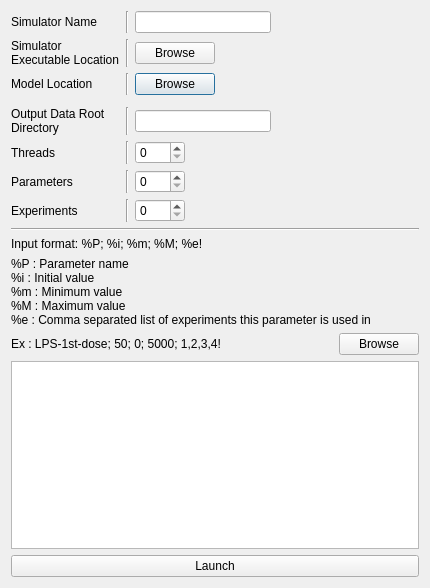
<?xml version="1.0" encoding="UTF-8"?>
<ui version="4.0">
 <class>NewParamSynthJob</class>
 <widget class="QDialog" name="NewParamSynthJob">
  <property name="geometry">
   <rect>
    <x>0</x>
    <y>0</y>
    <width>430</width>
    <height>588</height>
   </rect>
  </property>
  <property name="windowTitle">
   <string>New paramsynth Job</string>
  </property>
  <layout class="QVBoxLayout" name="verticalLayout_2">
   <item>
    <layout class="QGridLayout" name="gridLayout">
     <item row="3" column="1">
      <widget class="Line" name="line_4">
       <property name="orientation">
        <enum>Qt::Vertical</enum>
       </property>
      </widget>
     </item>
     <item row="1" column="1">
      <widget class="Line" name="line_9">
       <property name="orientation">
        <enum>Qt::Vertical</enum>
       </property>
      </widget>
     </item>
     <item row="7" column="1">
      <widget class="Line" name="line_8">
       <property name="orientation">
        <enum>Qt::Vertical</enum>
       </property>
      </widget>
     </item>
     <item row="7" column="0">
      <widget class="QLabel" name="label_4">
       <property name="text">
        <string>Experiments</string>
       </property>
      </widget>
     </item>
     <item row="5" column="1">
      <widget class="Line" name="line_6">
       <property name="orientation">
        <enum>Qt::Vertical</enum>
       </property>
      </widget>
     </item>
     <item row="5" column="0">
      <widget class="QLabel" name="label_2">
       <property name="text">
        <string>Threads</string>
       </property>
      </widget>
     </item>
     <item row="2" column="2">
      <widget class="QPushButton" name="pushButton_3">
       <property name="maximumSize">
        <size>
         <width>80</width>
         <height>16777215</height>
        </size>
       </property>
       <property name="text">
        <string>Browse</string>
       </property>
      </widget>
     </item>
     <item row="6" column="1">
      <widget class="Line" name="line_7">
       <property name="orientation">
        <enum>Qt::Vertical</enum>
       </property>
      </widget>
     </item>
     <item row="4" column="0">
      <widget class="QLabel" name="label_9">
       <property name="text">
        <string>Output Data Root
Directory</string>
       </property>
      </widget>
     </item>
     <item row="4" column="2">
      <widget class="QLineEdit" name="lineEdit_2"/>
     </item>
     <item row="0" column="0">
      <widget class="QLabel" name="label">
       <property name="text">
        <string>Simulator Name</string>
       </property>
      </widget>
     </item>
     <item row="6" column="2">
      <widget class="QSpinBox" name="spinBox_2">
       <property name="maximumSize">
        <size>
         <width>50</width>
         <height>16777215</height>
        </size>
       </property>
      </widget>
     </item>
     <item row="6" column="0">
      <widget class="QLabel" name="label_3">
       <property name="text">
        <string>Parameters</string>
       </property>
      </widget>
     </item>
     <item row="7" column="2">
      <widget class="QSpinBox" name="spinBox_3">
       <property name="maximumSize">
        <size>
         <width>50</width>
         <height>16777215</height>
        </size>
       </property>
       <property name="maximum">
        <number>500</number>
       </property>
      </widget>
     </item>
     <item row="0" column="3">
      <spacer name="horizontalSpacer">
       <property name="orientation">
        <enum>Qt::Horizontal</enum>
       </property>
       <property name="sizeHint" stdset="0">
        <size>
         <width>40</width>
         <height>20</height>
        </size>
       </property>
      </spacer>
     </item>
     <item row="1" column="2">
      <widget class="QPushButton" name="pushButton_4">
       <property name="maximumSize">
        <size>
         <width>80</width>
         <height>16777215</height>
        </size>
       </property>
       <property name="text">
        <string>Browse</string>
       </property>
      </widget>
     </item>
     <item row="2" column="0">
      <widget class="QLabel" name="label_7">
       <property name="text">
        <string>Model Location</string>
       </property>
      </widget>
     </item>
     <item row="1" column="0">
      <widget class="QLabel" name="label_10">
       <property name="text">
        <string>Simulator
Executable Location</string>
       </property>
      </widget>
     </item>
     <item row="2" column="1">
      <widget class="Line" name="line_3">
       <property name="orientation">
        <enum>Qt::Vertical</enum>
       </property>
      </widget>
     </item>
     <item row="4" column="1">
      <widget class="Line" name="line_5">
       <property name="orientation">
        <enum>Qt::Vertical</enum>
       </property>
      </widget>
     </item>
     <item row="0" column="2">
      <widget class="QLineEdit" name="lineEdit_3"/>
     </item>
     <item row="0" column="1">
      <widget class="Line" name="line_2">
       <property name="orientation">
        <enum>Qt::Vertical</enum>
       </property>
      </widget>
     </item>
     <item row="5" column="2">
      <widget class="QSpinBox" name="spinBox">
       <property name="maximumSize">
        <size>
         <width>50</width>
         <height>16777215</height>
        </size>
       </property>
       <property name="suffix">
        <string/>
       </property>
       <property name="prefix">
        <string comment="Thread" extracomment="Thread"/>
       </property>
      </widget>
     </item>
     <item row="0" column="4">
      <widget class="QLabel" name="label_12">
       <property name="text">
        <string/>
       </property>
       <property name="pixmap">
        <pixmap>../build-paramsynthgui-Desktop-Debug/Space-Plant-icon.png</pixmap>
       </property>
      </widget>
     </item>
    </layout>
   </item>
   <item>
    <widget class="Line" name="line">
     <property name="orientation">
      <enum>Qt::Horizontal</enum>
     </property>
    </widget>
   </item>
   <item>
    <widget class="QLabel" name="label_5">
     <property name="text">
      <string>Input format: %P; %i; %m; %M; %e!</string>
     </property>
    </widget>
   </item>
   <item>
    <widget class="QLabel" name="label_6">
     <property name="text">
      <string>%P : Parameter name
%i : Initial value
%m : Minimum value
%M : Maximum value
%e : Comma separated list of experiments this parameter is used in</string>
     </property>
    </widget>
   </item>
   <item>
    <layout class="QHBoxLayout" name="horizontalLayout">
     <item>
      <widget class="QLabel" name="label_11">
       <property name="text">
        <string>Ex : LPS-1st-dose; 50; 0; 5000; 1,2,3,4!</string>
       </property>
      </widget>
     </item>
     <item>
      <spacer name="horizontalSpacer_2">
       <property name="orientation">
        <enum>Qt::Horizontal</enum>
       </property>
       <property name="sizeHint" stdset="0">
        <size>
         <width>40</width>
         <height>20</height>
        </size>
       </property>
      </spacer>
     </item>
     <item>
      <widget class="QPushButton" name="pushButton_2">
       <property name="text">
        <string>Browse</string>
       </property>
      </widget>
     </item>
    </layout>
   </item>
   <item>
    <widget class="QPlainTextEdit" name="plainTextEdit"/>
   </item>
   <item>
    <widget class="QPushButton" name="pushButton">
     <property name="text">
      <string>Launch</string>
     </property>
    </widget>
   </item>
  </layout>
 </widget>
 <resources/>
 <connections/>
</ui>
